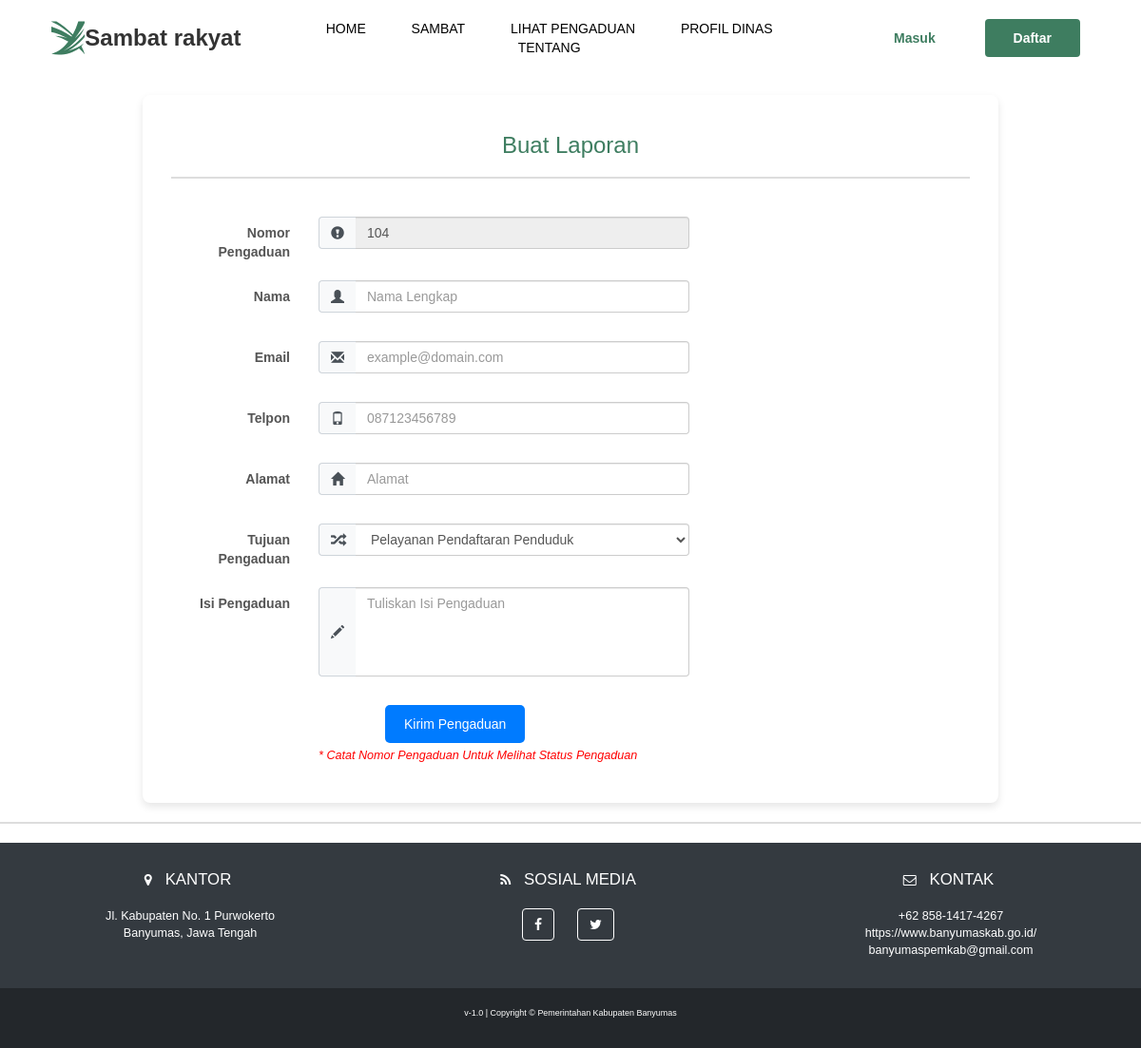
The page /lapor.php on the database as committed earlier.
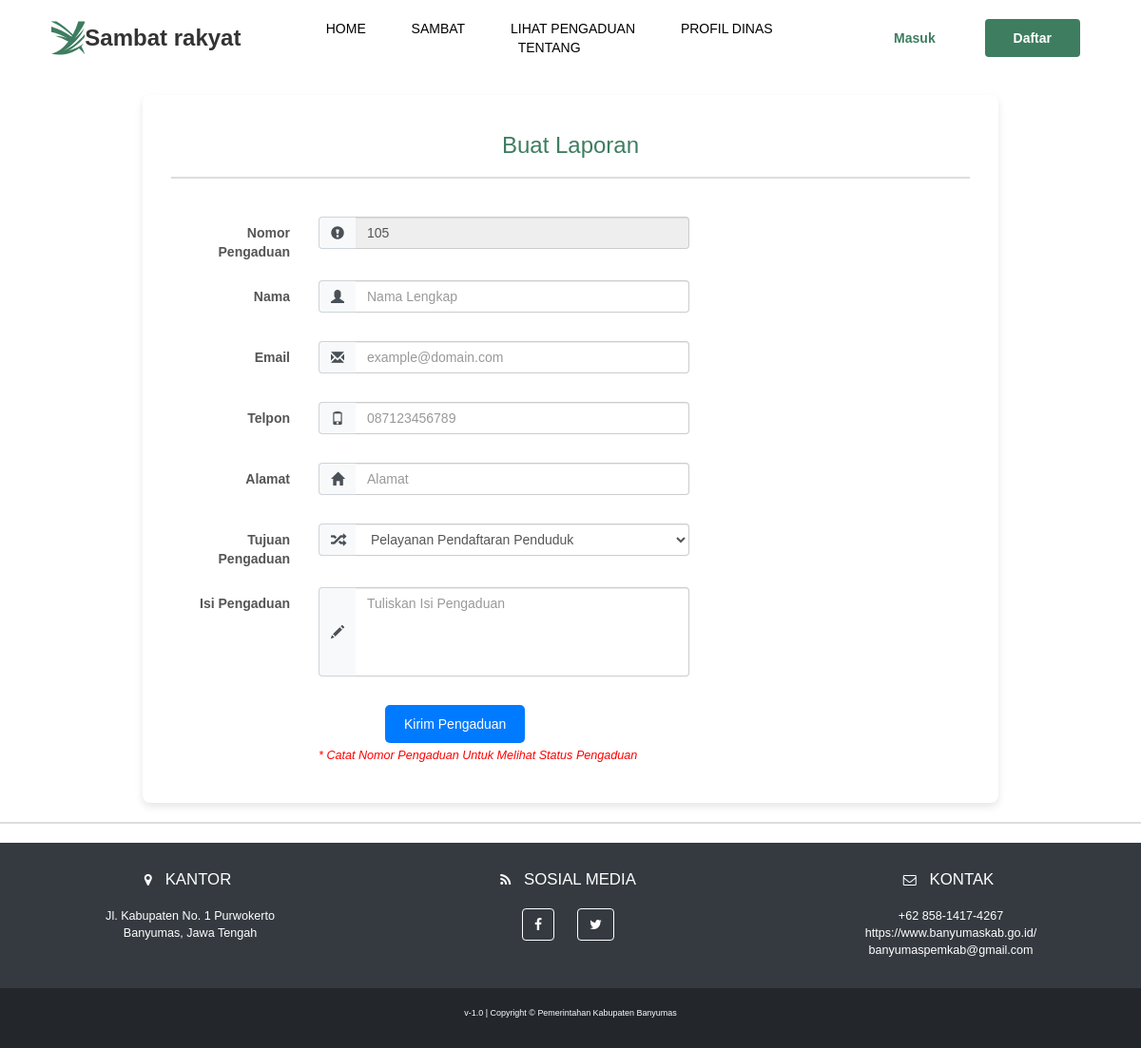
The same page on the database as committed later.
### tables this page shows
CREATE TABLE `laporan` (
  `id` int(11) NOT NULL,
  `nama` varchar(64) NOT NULL,
  `email` varchar(64) NOT NULL,
  `telpon` varchar(12) NOT NULL,
  `alamat` varchar(256) NOT NULL,
  `tujuan` int(11) NOT NULL,
  `isi` varchar(2048) NOT NULL,
  `tanggal` timestamp NOT NULL DEFAULT current_timestamp() ON UPDATE current_timestamp(),
  `status` varchar(12) NOT NULL
);

### lapor.php (the view, shortened to what the changed rows need)
<?php
    require_once("private/database.php");
    $statement = $db->query("SELECT id FROM `laporan` ORDER BY id DESC LIMIT 1");
    if ($statement->rowCount()>0) {
        foreach ($statement as $key ) {
            $max_id = $key['id']+1;
        }
    }
?>
<!DOCTYPE html>
<html lang="id">
<head>
    <link rel="stylesheet" href="css/bootstrap.css">
    <link rel="stylesheet" href="css/font-awesome.min.css">
    <link href="css/style.css" rel="stylesheet">
    <link href="css/lapor.css" rel="stylesheet">
</head>
<body>
    <div class="shadow">
    <div class="navbar">
            <div class="main-logo">
                <div class="sub-tem">
                    <h1>Sambat rakyat</h1>
                </div>
            </div>
        </div>
        <div class="main-content">
            <div class="row">
                <div class="col-md-8 card-shadow-2 form-custom">
                    <form class="form-horizontal" role="form" method="post" action="private/validasi">
                        <div class="form-group">
                            <div class="col-sm-9">
                                <div class="input-group">
                                    <div class="input-group-addon"><span class="glyphicon glyphicon-exclamation-sign"></span></div>
                                    <input type="text" class="form-control" id="nomor" name="nomor" value="<?php echo $max_id; ?>" readonly>
                                </div>
                            </div>
                        </div>
                        </div>
                </div>
            </div>
        </div>
</body>
</html>

Rows that differ between the two databases and show on the page:
no longer on this page (row unchanged): laporan: nomor "104"
added laporan: nomor "105"
